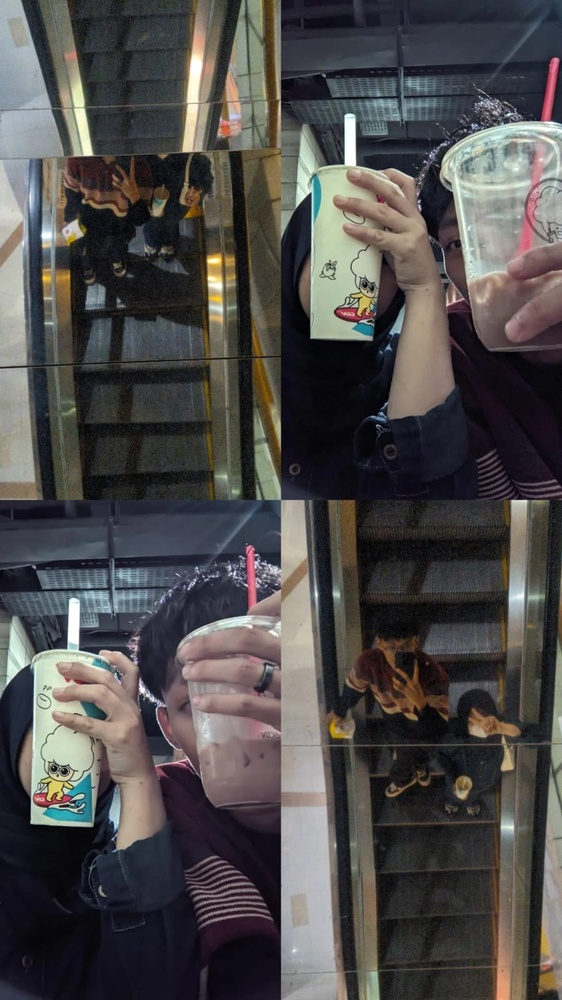
#> input picture images/us.jpg, 562 x 1000 px, shrunk from 899 x 1599 before the run, found by its file name
$ jupyter execute pembuktian_citra_verified.ipynb
#> lines starting #> are read from the running program, lines starting #| are printed output that depends on the picture
# Pembuktian Citra Digital sebagai Susunan Angka

## 1. Pendahuluan

Citra digital adalah representasi gambar dalam bentuk data numerik yang dapat diproses oleh komputer. Sebuah citra digital tersusun atas elemen-elemen kecil yang disebut piksel (picture element).

Setiap piksel menyimpan informasi tertentu. Pada citra grayscale, setiap piksel umumnya menyimpan satu nilai intensitas keabuan. Sementara itu, pada citra berwarna dengan model RGB, setiap piksel memiliki tiga komponen, yaitu Red (merah), Green (hijau), dan Blue (biru).

Dalam eksperimen ini, Python digunakan untuk membaca sebuah gambar, mengubahnya menjadi array numerik, mengamati nilai piksel, dan membentuk kembali gambar dari array tersebut.

## 2. Tujuan

1. Membuktikan bahwa citra digital direpresentasikan oleh data numerik.
2. Mengetahui dimensi dan jumlah piksel sebuah gambar.
3. Mengidentifikasi nilai RGB pada koordinat piksel tertentu.
4. Mengamati hubungan antara nilai numerik dan tampilan visual gambar.
5. Membuktikan bahwa gambar dapat direkonstruksi dari array numerik.

[cell 1]
from PIL import Image
import numpy as np
import matplotlib.pyplot as plt
from pathlib import Path

# Lokasi gambar
image_path = Path("C:\\PCD\\images\\us.jpg")

# Memastikan file tersedia
if not image_path.exists():
    raise FileNotFoundError(
        "Gambar tidak ditemukan. Periksa folder images "
        "dan nama file us.jpg."
    )

# Membuka gambar dan mengubahnya menjadi RGB
img = Image.open(image_path).convert("RGB")
#> img is the input picture: PIL image 562x1000 RGB; mean R, G, B 77.9, 75.2, 74.8

# Mengubah gambar menjadi array NumPy
pixels = np.array(img)

print("Gambar berhasil dibaca!")
print("Ukuran gambar (lebar, tinggi):", img.size)
#| Ukuran gambar (lebar, tinggi): (562, 1000)
print("Bentuk array:", pixels.shape)
#| Bentuk array: (1000, 562, 3)
print("Tipe data:", pixels.dtype)
#| Tipe data: uint8
print("Jumlah piksel:", img.width * img.height)
#| Jumlah piksel: 562000
print("Jumlah nilai numerik:", pixels.size)
#| Jumlah nilai numerik: 1686000
print("Nilai minimum:", pixels.min())
#| Nilai minimum: 0
print("Nilai maksimum:", pixels.max())
#| Nilai maksimum: 255

[cell 2]
# Menampilkan gambar asli
plt.figure(figsize=(6, 4))
plt.imshow(img)
plt.title("Gambar Asli")
plt.axis("off")
plt.show()

# Menampilkan matriks RGB dari 5 baris dan 5 kolom pertama
print("Matriks RGB pada area 5 x 5 piksel:")
print(pixels[:5, :5, :])
#> (printed output is left out)

[cell 3]
# Koordinat piksel
x, y = 10, 20

# NumPy menggunakan urutan [baris, kolom, kanal]
rgb = pixels[y, x]
#> rgb = [154, 159, 155]

print(f"Koordinat piksel: (x={x}, y={y})")
print("Nilai RGB:", rgb)
#| Nilai RGB: [154 159 155]
print("Merah (R):", int(rgb[0]))
#| Merah (R): 154
print("Hijau (G):", int(rgb[1]))
#| Hijau (G): 159
print("Biru (B):", int(rgb[2]))
#| Biru (B): 155

# Visualisasi warna dari satu piksel
color_patch = np.zeros((100, 100, 3), dtype=np.uint8)
color_patch[:] = rgb
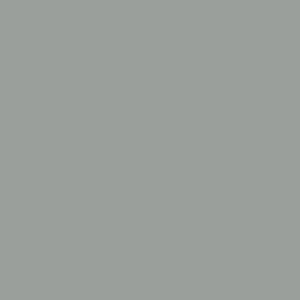
#> color_patch: shape (100, 100, 3) (shown 3 times larger); mean of channels 0, 1, 2 154, 159, 155; drawn as R, G, B

plt.figure(figsize=(3, 3))
plt.imshow(color_patch)
plt.title(f"RGB: {rgb.tolist()}")
plt.axis("off")
plt.show()

## 3. Konversi Citra RGB Menjadi Grayscale

Citra RGB memiliki tiga kanal warna, yaitu merah (Red), hijau (Green), dan biru (Blue). Sementara itu, citra grayscale merepresentasikan setiap piksel menggunakan satu nilai intensitas keabuan.

Konversi ini dapat dilakukan menggunakan rumus pendekatan luminansi:

\[
Y = 0.299R + 0.587G + 0.114B
\]

R, G, dan B merupakan nilai intensitas masing-masing kanal warna, sedangkan Y merupakan nilai intensitas grayscale.

Eksperimen ini bertujuan membuktikan bahwa representasi citra dapat diubah melalui operasi matematis pada nilai-nilai piksel.

[cell 4]
# Mengambil kanal RGB
R = pixels[:, :, 0].astype(np.float64)
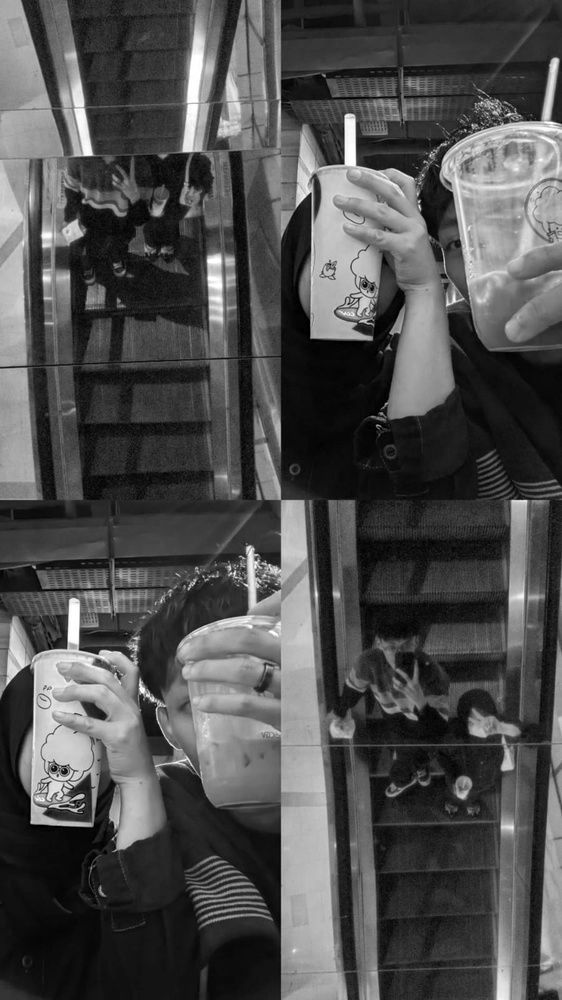
#> R: shape (1000, 562) float64; min 0, max 255, mean 77.9
G = pixels[:, :, 1].astype(np.float64)
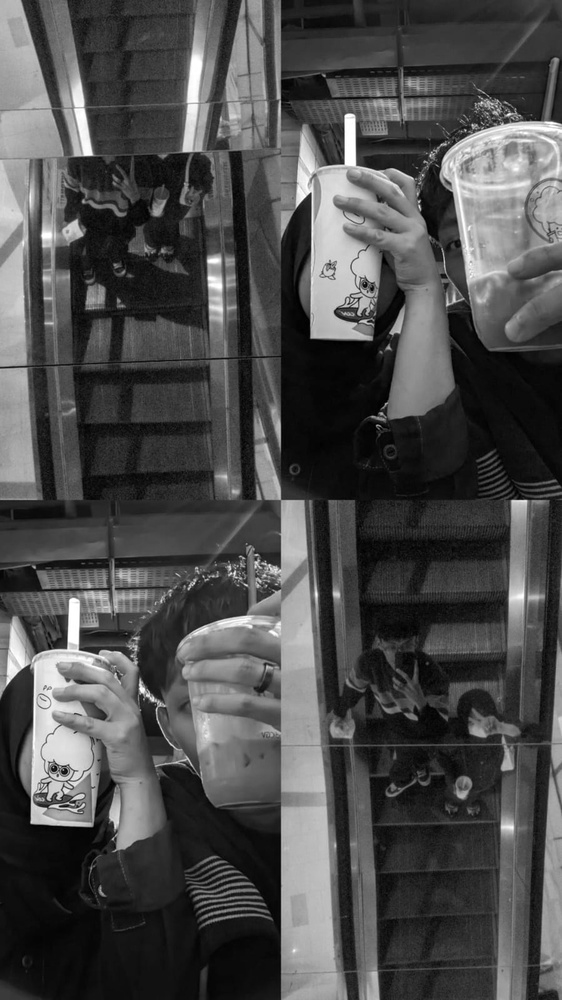
#> G: shape (1000, 562) float64; min 0, max 255, mean 75.2
B = pixels[:, :, 2].astype(np.float64)
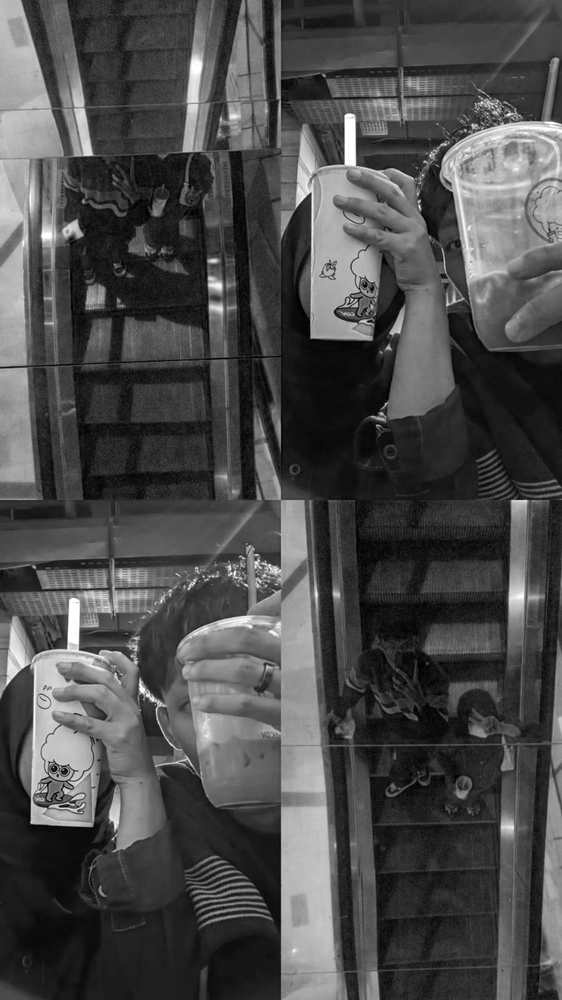
#> B: shape (1000, 562) float64; min 0, max 255, mean 74.8

# Menghitung intensitas grayscale dengan rumus luminansi
gray_array = np.round(
    0.299 * R + 0.587 * G + 0.114 * B
).clip(0, 255).astype(np.uint8)

# Menampilkan gambar RGB dan grayscale
fig, ax = plt.subplots(1, 2, figsize=(10, 4))

ax[0].imshow(pixels)
ax[0].set_title("Citra RGB")
ax[1].imshow(gray_array, cmap="gray", vmin=0, vmax=255)
ax[1].set_title("Citra Grayscale")

for a in ax:
    a.axis("off")

plt.tight_layout()
plt.show()

print("Bentuk array RGB:", pixels.shape)
#| Bentuk array RGB: (1000, 562, 3)
print("Bentuk array grayscale:", gray_array.shape)
#| Bentuk array grayscale: (1000, 562)
print("Contoh nilai grayscale:", gray_array[20, 10])
#| Contoh nilai grayscale: 157

## 4. Manipulasi Nilai Piksel

Citra digital dapat dimodifikasi melalui operasi aritmetika pada nilai pikselnya. Salah satu contohnya adalah menambahkan konstanta pada intensitas setiap kanal untuk meningkatkan kecerahan gambar.

Pada eksperimen ini, setiap nilai piksel ditambah dengan konstanta 50. Nilai hasil penjumlahan dibatasi hingga 255 karena citra RGB 8-bit memiliki rentang nilai 0 sampai 255.

Eksperimen ini menunjukkan hubungan langsung antara perubahan nilai numerik dan perubahan tampilan citra.

[cell 5]
# Menambah kecerahan setiap kanal sebesar 50
bright_array = np.clip(
    pixels.astype(np.int16) + 50,
    0, 255
).astype(np.uint8)
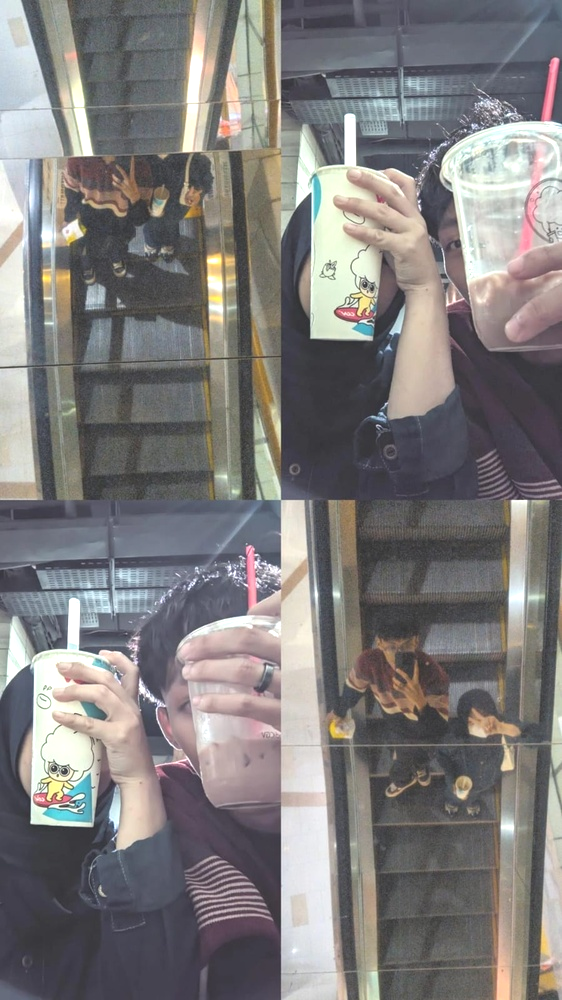
#> bright_array: shape (1000, 562, 3); mean R, G, B 127.5, 124.7, 124.5

# Mengurangi kecerahan sebesar 50
dark_array = np.clip(
    pixels.astype(np.int16) - 50,
    0, 255
).astype(np.uint8)
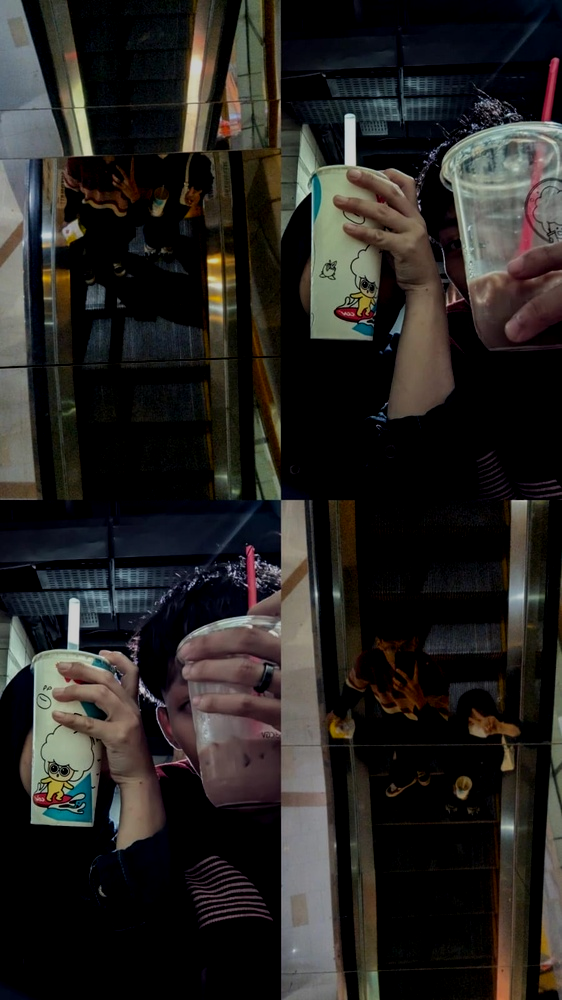
#> dark_array: shape (1000, 562, 3); mean R, G, B 38.1, 35.9, 33.4

# Membandingkan hasilnya
fig, ax = plt.subplots(1, 3, figsize=(14, 4))

ax[0].imshow(pixels)
ax[0].set_title("Citra Asli")
ax[1].imshow(bright_array)
ax[1].set_title("Lebih Terang (+50)")
ax[2].imshow(dark_array)
ax[2].set_title("Lebih Gelap (-50)")

for a in ax:
    a.axis("off")

plt.tight_layout()
plt.show()

print("Rata-rata nilai RGB asli:", round(pixels.mean(), 2))
#| Rata-rata nilai RGB asli: 75.96
print("Rata-rata RGB lebih terang:", round(bright_array.mean(), 2))
#| Rata-rata RGB lebih terang: 125.57
print("Rata-rata RGB lebih gelap:", round(dark_array.mean(), 2))
#| Rata-rata RGB lebih gelap: 35.82

## 5. Analisis Histogram Citra

Histogram citra merupakan grafik distribusi frekuensi nilai intensitas piksel. Pada citra grayscale 8-bit, nilai intensitas berkisar antara 0 sampai 255.

Histogram membantu menjelaskan karakteristik distribusi piksel. Nilai yang banyak muncul menunjukkan intensitas yang dominan dalam gambar.

Melalui eksperimen ini, distribusi angka penyusun citra dapat dianalisis secara statistik.

[cell 6]
plt.figure(figsize=(10, 4))

plt.hist(
    gray_array.ravel(),
    bins=256,
    range=(0, 256),
    color="gray"
)

plt.title("Histogram Intensitas Citra Grayscale")
plt.xlabel("Nilai Intensitas (0–255)")
plt.ylabel("Jumlah Piksel")
plt.xlim(0, 255)
plt.grid(alpha=0.2)
plt.show()
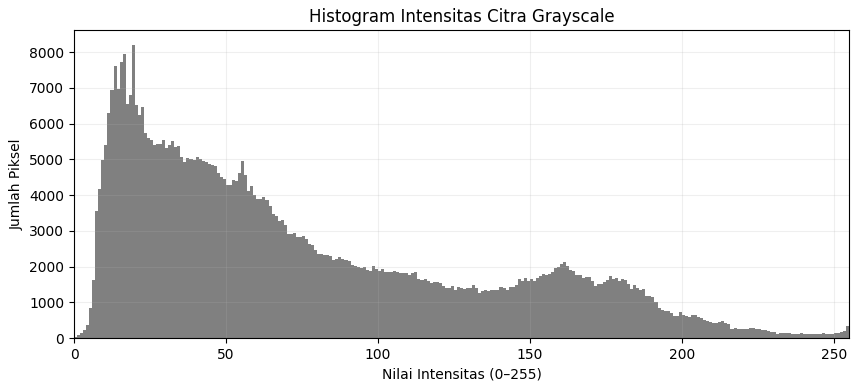
#> figure drawn by matplotlib, 1 panel; tallest bar 8212 high, from x = 19 to 20

print("Intensitas minimum:", int(gray_array.min()))
#| Intensitas minimum: 0
print("Intensitas maksimum:", int(gray_array.max()))
#| Intensitas maksimum: 255
print("Rata-rata intensitas:", round(float(gray_array.mean()), 2))
#| Rata-rata intensitas: 75.97
print("Median intensitas:", float(np.median(gray_array)))
#| Median intensitas: 58.0
print("Standar deviasi:", round(float(gray_array.std()), 2))
#| Standar deviasi: 57.56

## 6. Rekonstruksi Citra dari Array Numerik

Pada tahap ini, citra dibentuk kembali menggunakan array NumPy yang berisi nilai RGB. Hasil rekonstruksi kemudian dibandingkan dengan array citra asli.

Apabila array sebelum dan sesudah rekonstruksi memiliki nilai yang sama, berarti data numerik tersebut dapat merepresentasikan kembali citra tanpa perubahan nilai piksel pada proses ini.

[cell 7]
# Membangun kembali citra dari array numerik
reconstructed_img = Image.fromarray(pixels, mode="RGB")
reconstructed_array = np.array(reconstructed_img)

# Memeriksa kesamaan data
identical = np.array_equal(pixels, reconstructed_array)
#> identical = True
different_values = int(np.count_nonzero(pixels != reconstructed_array))
#> different_values = 0
max_difference = int(
    np.abs(
        pixels.astype(np.int16) -
        reconstructed_array.astype(np.int16)
    ).max()
)
#> max_difference = 0

fig, ax = plt.subplots(1, 2, figsize=(10, 4))

ax[0].imshow(img)
ax[0].set_title("Gambar Asli")
ax[1].imshow(reconstructed_img)
ax[1].set_title("Hasil Rekonstruksi")

for a in ax:
    a.axis("off")

plt.tight_layout()
plt.show()

print("Apakah array identik?", identical)
#| Apakah array identik? True
print("Jumlah nilai kanal yang berbeda:", different_values)
#| Jumlah nilai kanal yang berbeda: 0
print("Perbedaan maksimum:", max_difference)
#| Perbedaan maksimum: 0
